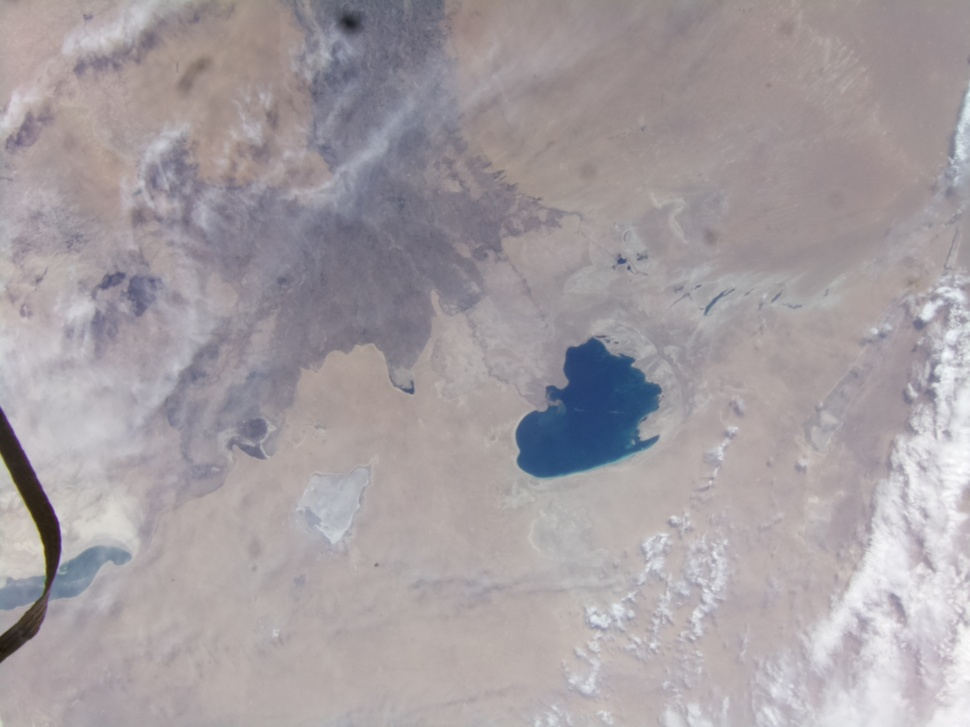
#> input picture photo_556.jpg, 970 x 727 px, shrunk from 1296 x 972 before the run
$ python reco.py
#> lines starting #> are read from the running program, lines starting #| are printed output that depends on the picture; after the words box and inside, x2 and y2 are one past the last pixel; in counts of white or black regions, pixels touching at a corner belong together
import cv2
import numpy as np

img = cv2.imread('photo_556.jpg', cv2.IMREAD_UNCHANGED)
#> img is the input picture: shape (727, 970, 3); mean B, G, R 161.7, 157.9, 164.7

#convert img to grey
img_grey = cv2.cvtColor(img,cv2.COLOR_BGR2GRAY)
cv2.imwrite('grey.jpg',img_grey)
#set a thresh
thresh = 100
#get threshold image
ret,thresh_img = cv2.threshold(img_grey, thresh, 255, cv2.THRESH_BINARY)
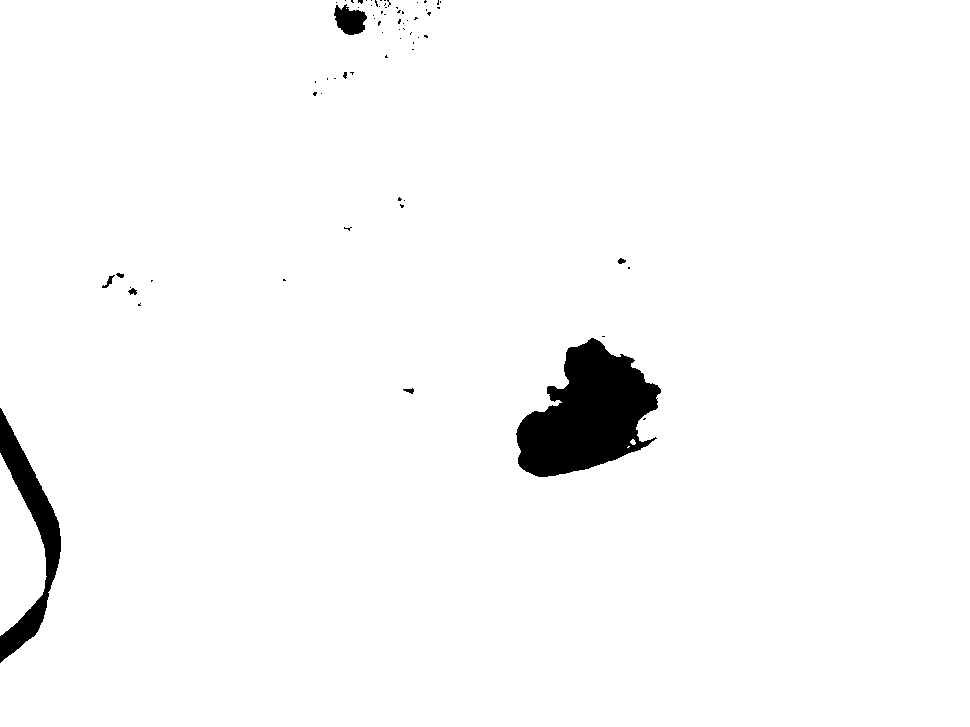
#> thresh_img: shape (727, 970); 97.5% white; 70 black regions (61 under 20 px)
#> ret = 100
#find contours
contours, hierarchy = cv2.findContours(thresh_img, cv2.RETR_TREE, cv2.CHAIN_APPROX_SIMPLE)
#> contours = 71 contours, 61 with area under 20; largest, box (x1, y1, x2, y2) and area: (0, 0, 970, 727) 693540, (515, 337, 662, 478) 12435, (0, 453, 47, 636) 5160, (333, 3, 368, 36) 734, (101, 274, 116, 289) 74

#create an empty image for contours
img_contours = np.zeros(img.shape)
# draw the contours on the empty image
cv2.drawContours(img_contours, contours, -1, (0,255,0), 3)
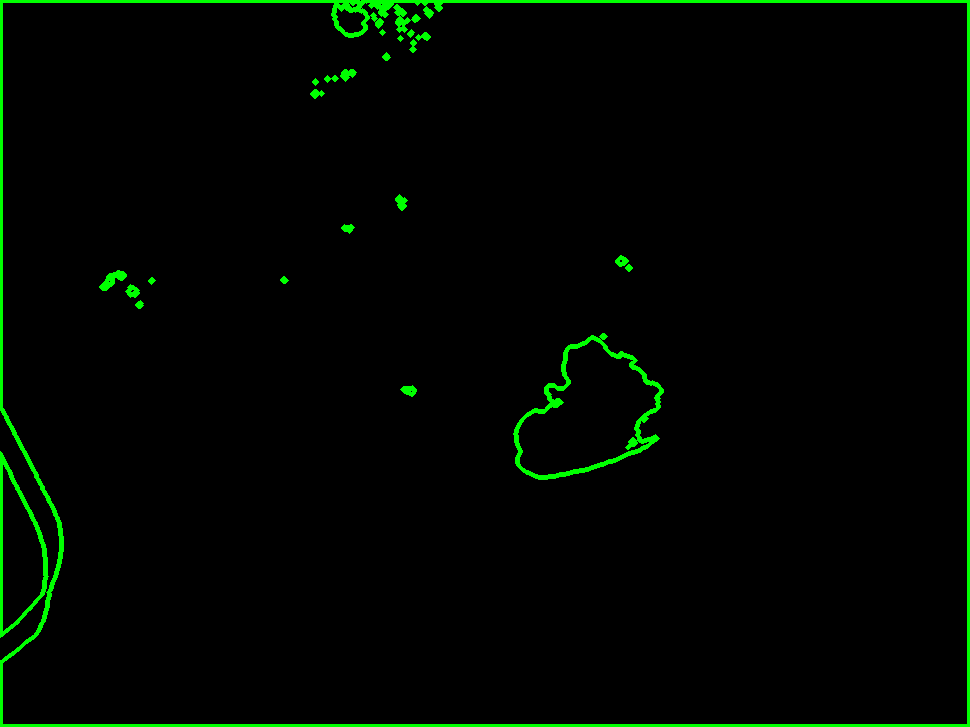
#> img_contours: shape (727, 970, 3) float64; mean of channels 0, 1, 2 0, 6.4, 0; drawn as B, G, R
#save image
cv2.imwrite('result.jpg',img_contours)
